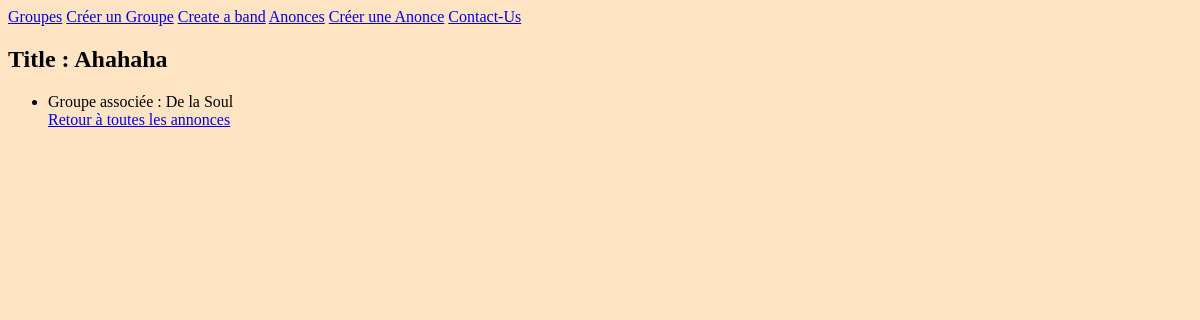
The app's page /listings/4, older data.
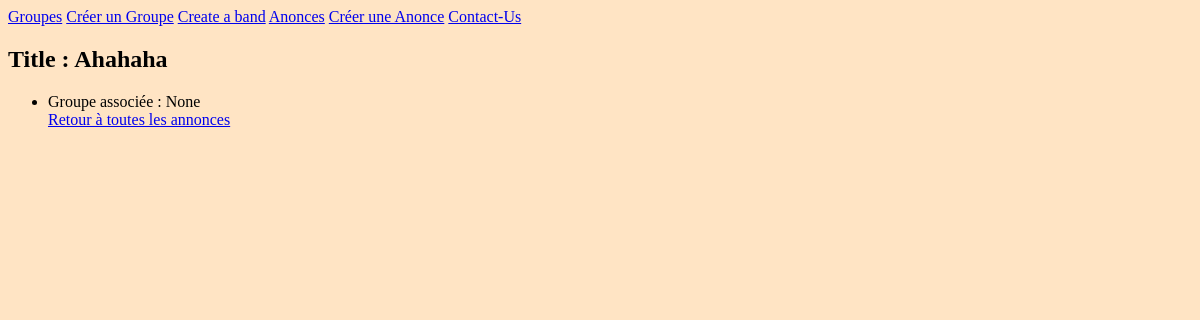
The same page, newer data.
### listing/models.py (models this page shows)
class Listings(models.Model):
    title = models.fields.CharField(max_length=100)
    band = models.ForeignKey(Band, null=True, on_delete=models.SET_NULL)

class Band(models.Model):
    name = models.fields.CharField(max_length=100)
    genre = models.fields.CharField(max_length=50)
    biography = models.fields.CharField(max_length=1000)
    year_formed = models.fields.IntegerField(
    validators=[MinValueValidator(1900), MaxValueValidator(2025)]
    )
    active = models.fields.BooleanField(default=True)
    official_homepage = models.fields.URLField(null=True, blank=True)
    class Genre(models.TextChoices):
        HIP_HOP = 'HH'
        SYNTH_POP = 'SP'
        ALTERNATIVE_ROCK = 'AR'
    genre = models.fields.CharField(choices=Genre.choices, max_length=5)
    def __str__(self):
        return self.name

### listing/views.py (the view)
# urls.py: path('listings/<int:id>', views.listings_detail, name='listings-detail'),
def listings_detail(request, id):
    listing = Listings.objects.get(id=id)
    return render(request, 'listing/listings_detail.html', {'listing': listing,'id':id})

### listing/templates/listing/listings_detail.html
{% extends 'listing/base.html' %}
{% block content %}
<h2>Title : {{ listing.title }}</h2>
<ul>
 <li>Groupe associée : {{ listing.band }}</li>
<a href="{% url 'listings' %}">Retour à toutes les annonces</a>
{% endblock %}

Row changes from the older to the newer data that the page shows:
changed Listings "Ahahaha": band "De la Soul" → "None"
